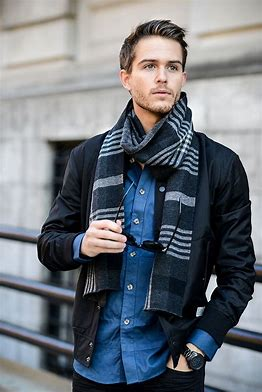
#> input picture OneDrive/Desktop/MINOR PROJECT (PART-1)/ECOMMERCE WEBSITE/ecommerce/src/components/images/Assets/hero-image.jpg, 262 x 392 px
$ python -i main.py   (imports and definitions only)
#> lines starting #> are read from the running program, lines starting #| are printed output that depends on the picture
#> further down, picture is the input picture: shape (392, 262, 3); mean B, G, R 122.4, 115, 109.3
import streamlit as st
import cv2
import numpy as np


# convert image to pencil sketch
def pencil_sketch(img):
    # Convert image to grayscale
    gray_img = cv2.cvtColor(img, cv2.COLOR_BGR2GRAY)
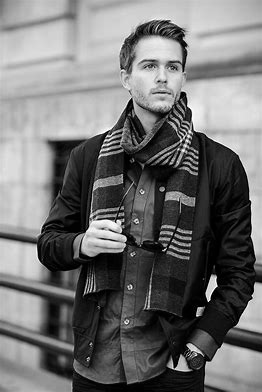
#> gray_img: shape (392, 262); min 0, max 255, mean 114.1

    # Invert the grayscale image
    # inverted_gray = 255 - gray_img
    inverted_gray = cv2.bitwise_not(gray_img)
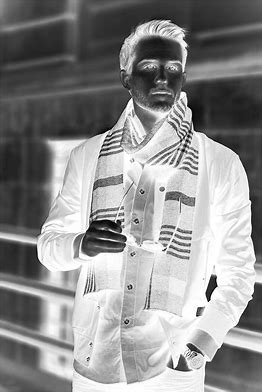
#> inverted_gray: shape (392, 262); min 0, max 255, mean 140.9

    # Blur the inverted image
    blurred_img = cv2.GaussianBlur(inverted_gray, (21, 21), 0)
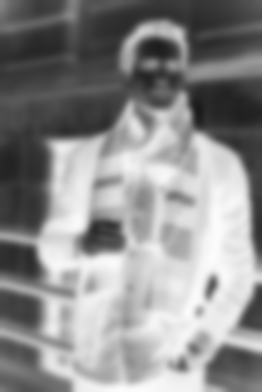
#> blurred_img: shape (392, 262); min 26, max 253, mean 140.9

    inverted_blur = cv2.bitwise_not(blurred_img)
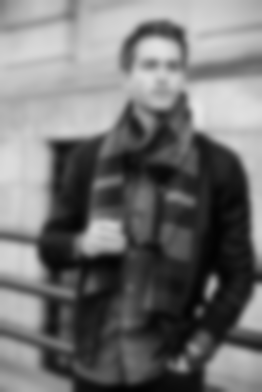
#> inverted_blur: shape (392, 262); min 2, max 229, mean 114.1

    # Mix image
    pencil_sketch_img = cv2.divide(gray_img, inverted_blur, scale=256)
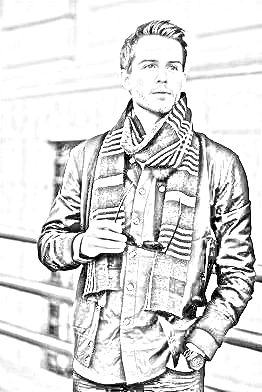
#> pencil_sketch_img: shape (392, 262); min 0, max 255, mean 219.6

    return pencil_sketch_img


def save_image(sketch, file_name):
    # Ensure the file name has a valid extension

    valid_extensions = ['.jpg', '.jpeg', '.png']
    if not any(file_name.endswith(ext) for ext in valid_extensions):
        file_name += '.png'  # Default to PNG if no valid extension provided

    try:
        # Debug information
        st.write(f"Attempting to save file: {file_name}")
        st.write(f"Image shape: {sketch.shape}")
        st.write(f"Image dtype: {sketch.dtype}")

        success = cv2.imwrite(file_name, sketch)
        if success:
            st.success(f"File saved successfully as {file_name}")
        else:
            st.error("Failed to save the image. Please check the file name and path.")
    except Exception as e:
        st.error(f"An error occurred: {e}")


# st.title("Image to Pencil Sketch App")
# [16 lines not run here, left out]

>>> import cv2
>>> picture = cv2.imread('../../../OneDrive/Desktop/MINOR PROJECT (PART-1)/ECOMMERCE WEBSITE/ecommerce/src/components/images/Assets/hero-image.jpg')
>>> result = pencil_sketch(picture)

$ run again, on OneDrive/Desktop/MINOR PROJECT (PART-1)/ECOMMERCE WEBSITE/ecommerce/src/components/images/Assets/exclusive_image.png
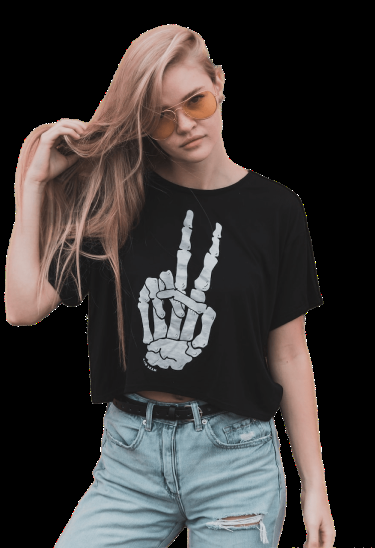
#> input picture OneDrive/Desktop/MINOR PROJECT (PART-1)/ECOMMERCE WEBSITE/ecommerce/src/components/images/Assets/exclusive_image.png, 375 x 548 px
#> picture is the input picture: shape (548, 375, 3); mean B, G, R 54.3, 55.3, 59.3
#> in pencil_sketch, `blurred_img = cv2.GaussianBlur(inverted_gray, (21, 21), 0)`:
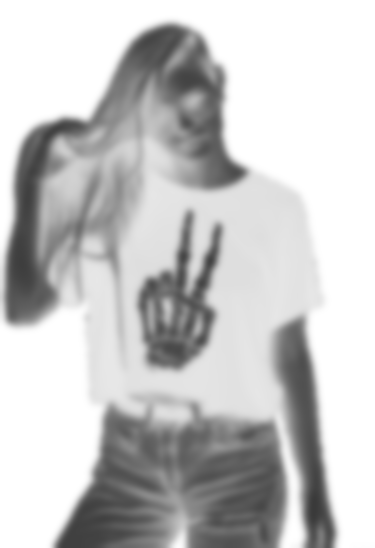
#> blurred_img: shape (548, 375); min 58, max 255, mean 198.6
#> in pencil_sketch, `pencil_sketch_img = cv2.divide(gray_img, inverted_blur, scale=256)`:
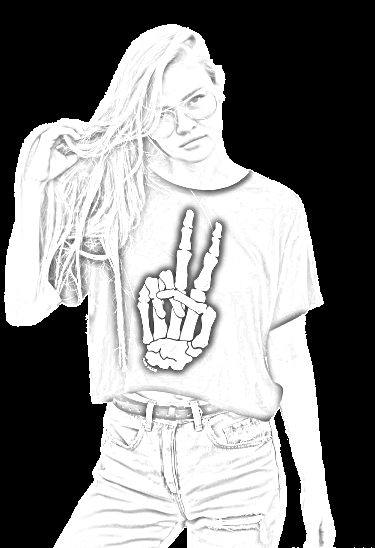
#> pencil_sketch_img: shape (548, 375); min 0, max 255, mean 133.1

$ run again, on OneDrive/Desktop/MINOR PROJECT (PART-1)/ECOMMERCE WEBSITE/ecommerce/src/components/images/Assets/hero_image.png
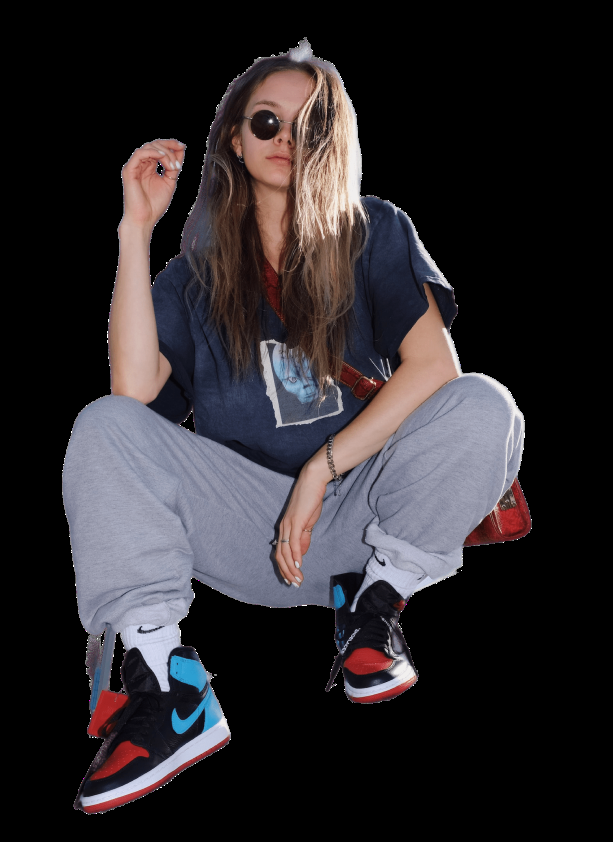
#> input picture OneDrive/Desktop/MINOR PROJECT (PART-1)/ECOMMERCE WEBSITE/ecommerce/src/components/images/Assets/hero_image.png, 613 x 842 px
#> picture is the input picture: shape (842, 613, 3); mean B, G, R 44.4, 41.1, 45.1
#> in pencil_sketch, `blurred_img = cv2.GaussianBlur(inverted_gray, (21, 21), 0)`:
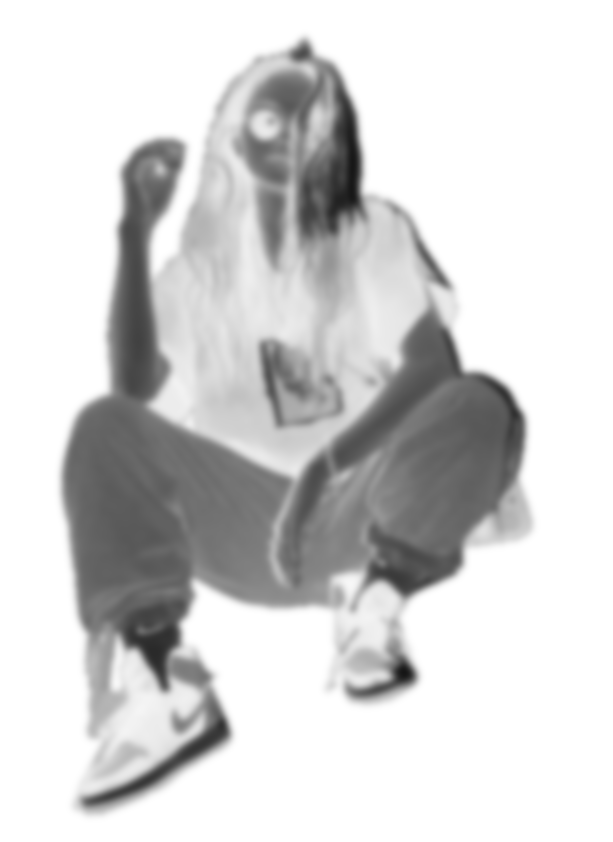
#> blurred_img: shape (842, 613); min 21, max 255, mean 212.3
#> in pencil_sketch, `pencil_sketch_img = cv2.divide(gray_img, inverted_blur, scale=256)`:
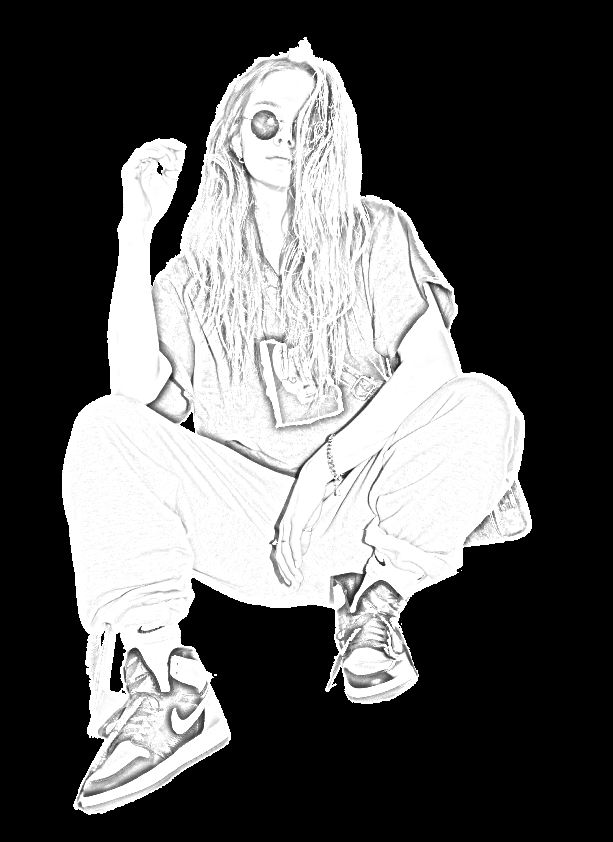
#> pencil_sketch_img: shape (842, 613); min 0, max 255, mean 93.9
